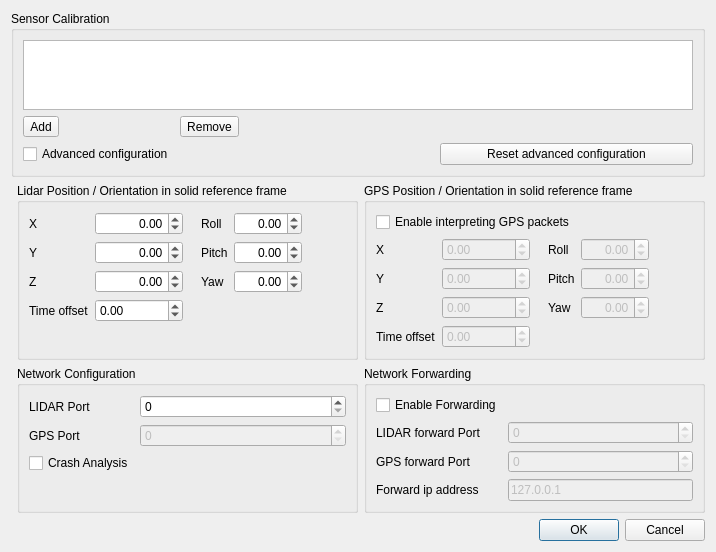
<?xml version="1.0" encoding="UTF-8"?>
<ui version="4.0">
 <class>vvCalibrationDialog</class>
 <widget class="QDialog" name="vvCalibrationDialog">
  <property name="geometry">
   <rect>
    <x>0</x>
    <y>0</y>
    <width>716</width>
    <height>523</height>
   </rect>
  </property>
  <property name="windowTitle">
   <string>Sensor Configuration</string>
  </property>
  <layout class="QGridLayout" name="gridLayout_2" columnstretch="0,0,0">
   <item row="2" column="1">
    <widget class="QGroupBox" name="LidarPositionOrientationGroup">
     <property name="title">
      <string>Lidar Position / Orientation in solid reference frame</string>
     </property>
     <layout class="QHBoxLayout" name="horizontalLayout">
      <item>
       <layout class="QFormLayout" name="RotationLayout">
        <item row="0" column="0">
         <widget class="QLabel" name="LidarXLabel">
          <property name="text">
           <string>X</string>
          </property>
         </widget>
        </item>
        <item row="0" column="1">
         <widget class="QDoubleSpinBox" name="LidarXSpinBox">
          <property name="alignment">
           <set>Qt::AlignRight|Qt::AlignTrailing|Qt::AlignVCenter</set>
          </property>
          <property name="minimum">
           <double>-100.000000000000000</double>
          </property>
          <property name="maximum">
           <double>100.000000000000000</double>
          </property>
         </widget>
        </item>
        <item row="1" column="0">
         <widget class="QLabel" name="LidarYLabel">
          <property name="text">
           <string>Y</string>
          </property>
         </widget>
        </item>
        <item row="1" column="1">
         <widget class="QDoubleSpinBox" name="LidarYSpinBox">
          <property name="alignment">
           <set>Qt::AlignRight|Qt::AlignTrailing|Qt::AlignVCenter</set>
          </property>
          <property name="minimum">
           <double>-100.000000000000000</double>
          </property>
          <property name="maximum">
           <double>100.000000000000000</double>
          </property>
         </widget>
        </item>
        <item row="2" column="0">
         <widget class="QLabel" name="LidarZLabel">
          <property name="text">
           <string>Z</string>
          </property>
         </widget>
        </item>
        <item row="2" column="1">
         <widget class="QDoubleSpinBox" name="LidarZSpinBox">
          <property name="alignment">
           <set>Qt::AlignRight|Qt::AlignTrailing|Qt::AlignVCenter</set>
          </property>
          <property name="minimum">
           <double>-100.000000000000000</double>
          </property>
          <property name="maximum">
           <double>100.000000000000000</double>
          </property>
         </widget>
        </item>
        <item row="3" column="0">
         <widget class="QLabel" name="lidarTimeOffsetLabel">
          <property name="text">
           <string>Time offset</string>
          </property>
         </widget>
        </item>
        <item row="3" column="1">
         <widget class="QDoubleSpinBox" name="lidarTimeOffsetSpinBox">
          <property name="minimum">
           <double>-1000000000.000000000000000</double>
          </property>
          <property name="maximum">
           <double>1000000000.000000000000000</double>
          </property>
         </widget>
        </item>
       </layout>
      </item>
      <item>
       <spacer name="horizontalSpacer_3">
        <property name="orientation">
         <enum>Qt::Horizontal</enum>
        </property>
        <property name="sizeType">
         <enum>QSizePolicy::Fixed</enum>
        </property>
        <property name="sizeHint" stdset="0">
         <size>
          <width>12</width>
          <height>20</height>
         </size>
        </property>
       </spacer>
      </item>
      <item>
       <layout class="QFormLayout" name="OriginLayout">
        <property name="fieldGrowthPolicy">
         <enum>QFormLayout::AllNonFixedFieldsGrow</enum>
        </property>
        <item row="2" column="0">
         <widget class="QLabel" name="LidarPitchLabel">
          <property name="text">
           <string>Pitch</string>
          </property>
         </widget>
        </item>
        <item row="2" column="1">
         <widget class="QDoubleSpinBox" name="LidarPitchSpinBox">
          <property name="alignment">
           <set>Qt::AlignRight|Qt::AlignTrailing|Qt::AlignVCenter</set>
          </property>
          <property name="minimum">
           <double>-90.000000000000000</double>
          </property>
          <property name="maximum">
           <double>90.000000000000000</double>
          </property>
         </widget>
        </item>
        <item row="4" column="0">
         <widget class="QLabel" name="LidarYawLabel">
          <property name="text">
           <string>Yaw</string>
          </property>
         </widget>
        </item>
        <item row="4" column="1">
         <widget class="QDoubleSpinBox" name="LidarYawSpinBox">
          <property name="alignment">
           <set>Qt::AlignRight|Qt::AlignTrailing|Qt::AlignVCenter</set>
          </property>
          <property name="minimum">
           <double>-360.000000000000000</double>
          </property>
          <property name="maximum">
           <double>360.000000000000000</double>
          </property>
         </widget>
        </item>
        <item row="1" column="0">
         <widget class="QLabel" name="LidarRollLabel">
          <property name="text">
           <string>Roll</string>
          </property>
         </widget>
        </item>
        <item row="1" column="1">
         <widget class="QDoubleSpinBox" name="LidarRollSpinBox">
          <property name="alignment">
           <set>Qt::AlignRight|Qt::AlignTrailing|Qt::AlignVCenter</set>
          </property>
          <property name="minimum">
           <double>-180.000000000000000</double>
          </property>
          <property name="maximum">
           <double>180.000000000000000</double>
          </property>
         </widget>
        </item>
       </layout>
      </item>
      <item>
       <spacer name="horizontalSpacer_2">
        <property name="orientation">
         <enum>Qt::Horizontal</enum>
        </property>
        <property name="sizeHint" stdset="0">
         <size>
          <width>0</width>
          <height>20</height>
         </size>
        </property>
       </spacer>
      </item>
     </layout>
    </widget>
   </item>
   <item row="1" column="0" colspan="3">
    <widget class="QGroupBox" name="CalibrationGroup">
     <property name="title">
      <string>Sensor Calibration</string>
     </property>
     <layout class="QGridLayout" name="gridLayout">
      <item row="1" column="1">
       <widget class="QToolButton" name="RemoveButton">
        <property name="text">
         <string>Remove</string>
        </property>
        <property name="icon">
         <iconset theme="list-remove">
          <normaloff>.</normaloff>.</iconset>
        </property>
        <property name="toolButtonStyle">
         <enum>Qt::ToolButtonTextBesideIcon</enum>
        </property>
       </widget>
      </item>
      <item row="1" column="2">
       <spacer name="horizontalSpacer">
        <property name="orientation">
         <enum>Qt::Horizontal</enum>
        </property>
        <property name="sizeHint" stdset="0">
         <size>
          <width>224</width>
          <height>20</height>
         </size>
        </property>
       </spacer>
      </item>
      <item row="0" column="0" colspan="3">
       <widget class="QListWidget" name="ListWidget"/>
      </item>
      <item row="1" column="0">
       <widget class="QToolButton" name="AddButton">
        <property name="text">
         <string>Add</string>
        </property>
        <property name="icon">
         <iconset theme="list-add">
          <normaloff>.</normaloff>.</iconset>
        </property>
        <property name="toolButtonStyle">
         <enum>Qt::ToolButtonTextBesideIcon</enum>
        </property>
       </widget>
      </item>
      <item row="2" column="0">
       <widget class="QCheckBox" name="AdvancedConfiguration">
        <property name="text">
         <string>Advanced configuration</string>
        </property>
       </widget>
      </item>
      <item row="2" column="2">
       <widget class="QPushButton" name="ClearSettingsPushButton">
        <property name="toolTip">
         <string>Reset the advanced configuration by default</string>
        </property>
        <property name="text">
         <string>Reset advanced configuration</string>
        </property>
       </widget>
      </item>
      <item row="2" column="1">
       <spacer name="horizontalSpacer_5">
        <property name="orientation">
         <enum>Qt::Horizontal</enum>
        </property>
        <property name="sizeHint" stdset="0">
         <size>
          <width>220</width>
          <height>20</height>
         </size>
        </property>
       </spacer>
      </item>
     </layout>
    </widget>
   </item>
   <item row="4" column="2">
    <widget class="QGroupBox" name="NetworkForwardingGroup">
     <property name="title">
      <string>Network Forwarding</string>
     </property>
     <layout class="QFormLayout">
      <property name="fieldGrowthPolicy">
       <enum>QFormLayout::AllNonFixedFieldsGrow</enum>
      </property>
      <item row="2" column="0">
       <widget class="QLabel" name="GPSForwardingPortLabel">
        <property name="text">
         <string>GPS forward Port</string>
        </property>
       </widget>
      </item>
      <item row="2" column="1">
       <widget class="QSpinBox" name="GPSForwardingPortSpinBox">
        <property name="enabled">
         <bool>false</bool>
        </property>
        <property name="maximum">
         <number>65535</number>
        </property>
       </widget>
      </item>
      <item row="1" column="1">
       <widget class="QSpinBox" name="LidarForwardingPortSpinBox">
        <property name="enabled">
         <bool>false</bool>
        </property>
        <property name="maximum">
         <number>65535</number>
        </property>
       </widget>
      </item>
      <item row="1" column="0">
       <widget class="QLabel" name="LidarForwardingPortLabel">
        <property name="text">
         <string>LIDAR forward Port</string>
        </property>
       </widget>
      </item>
      <item row="0" column="0">
       <widget class="QCheckBox" name="EnableForwardingCheckBox">
        <property name="text">
         <string>Enable Forwarding</string>
        </property>
       </widget>
      </item>
      <item row="3" column="0">
       <widget class="QLabel" name="label">
        <property name="text">
         <string>Forward ip address</string>
        </property>
       </widget>
      </item>
      <item row="3" column="1">
       <widget class="QLineEdit" name="ipAddresslineEdit">
        <property name="enabled">
         <bool>false</bool>
        </property>
        <property name="text">
         <string>127.0.0.1</string>
        </property>
        <property name="maxLength">
         <number>15</number>
        </property>
       </widget>
      </item>
     </layout>
    </widget>
   </item>
   <item row="4" column="1">
    <widget class="QGroupBox" name="NetworkGroup">
     <property name="title">
      <string>Network Configuration</string>
     </property>
     <layout class="QFormLayout">
      <property name="fieldGrowthPolicy">
       <enum>QFormLayout::AllNonFixedFieldsGrow</enum>
      </property>
      <item row="0" column="0">
       <widget class="QLabel" name="LidarPortLabel">
        <property name="text">
         <string>LIDAR Port</string>
        </property>
       </widget>
      </item>
      <item row="0" column="1">
       <widget class="QSpinBox" name="LidarPortSpinBox">
        <property name="maximum">
         <number>65535</number>
        </property>
       </widget>
      </item>
      <item row="1" column="0">
       <widget class="QLabel" name="GPSPortLabel_2">
        <property name="text">
         <string>GPS Port</string>
        </property>
       </widget>
      </item>
      <item row="1" column="1">
       <widget class="QSpinBox" name="GPSPortSpinBox">
        <property name="maximum">
         <number>65535</number>
        </property>
        <property name="enabled">
         <bool>false</bool>
        </property>
       </widget>
      </item>
      <item row="2" column="0">
       <widget class="QCheckBox" name="CrashAnalysisCheckBox">
        <property name="enabled">
         <bool>true</bool>
        </property>
        <property name="text">
         <string>Crash Analysis</string>
        </property>
       </widget>
      </item>
     </layout>
    </widget>
   </item>
   <item row="2" column="2">
    <widget class="QGroupBox" name="GPSPositionOrientationGroup">
     <property name="title">
      <string>GPS Position / Orientation in solid reference frame</string>
     </property>
     <property name="flat">
      <bool>false</bool>
     </property>
     <layout class="QVBoxLayout" name="verticalLayout_2">
     <item row="0">
      <widget class="QCheckBox" name="EnableInterpretGPSPackets">
       <property name="enabled">
        <bool>true</bool>
       </property>
       <property name="text">
        <string>Enable interpreting GPS packets</string>
       </property>
      </widget>
     </item>
     <item>
     <layout class="QHBoxLayout" name="horizontalLayout_2">
      <item>
       <layout class="QFormLayout" name="formLayout_4">
        <item row="0" column="0">
         <widget class="QLabel" name="GpsXLabel">
          <property name="text">
           <string>X</string>
          </property>
         </widget>
        </item>
        <item row="0" column="1">
         <widget class="QDoubleSpinBox" name="GpsXSpinBox">
          <property name="minimum">
           <double>-100.000000000000000</double>
          </property>
          <property name="maximum">
           <double>100.000000000000000</double>
          </property>
          <property name="enabled">
           <bool>false</bool>
          </property>
         </widget>
        </item>
        <item row="1" column="0">
         <widget class="QLabel" name="GpsYLabel">
          <property name="text">
           <string>Y</string>
          </property>
         </widget>
        </item>
        <item row="1" column="1">
         <widget class="QDoubleSpinBox" name="GpsYSpinBox">
          <property name="minimum">
           <double>-100.000000000000000</double>
          </property>
          <property name="maximum">
           <double>100.000000000000000</double>
          </property>
          <property name="enabled">
           <bool>false</bool>
          </property>
         </widget>
        </item>
        <item row="2" column="0">
         <widget class="QLabel" name="GpsZLabel">
          <property name="text">
           <string>Z</string>
          </property>
         </widget>
        </item>
        <item row="2" column="1">
         <widget class="QDoubleSpinBox" name="GpsZSpinBox">
          <property name="minimum">
           <double>-100.000000000000000</double>
          </property>
          <property name="maximum">
           <double>100.000000000000000</double>
          </property>
          <property name="enabled">
           <bool>false</bool>
          </property>
         </widget>
        </item>
        <item row="3" column="0">
         <widget class="QLabel" name="gpsTimeOffsetLabel">
          <property name="text">
           <string>Time offset</string>
          </property>
         </widget>
        </item>
        <item row="3" column="1">
         <widget class="QDoubleSpinBox" name="gpsTimeOffsetSpinBox">
          <property name="minimum">
           <double>-1000000000.000000000000000</double>
          </property>
          <property name="maximum">
           <double>1000000000.000000000000000</double>
          </property>
          <property name="enabled">
           <bool>false</bool>
          </property>
         </widget>
        </item>
       </layout>
      </item>
      <item>
       <spacer name="horizontalSpacer_6">
        <property name="orientation">
         <enum>Qt::Horizontal</enum>
        </property>
        <property name="sizeType">
         <enum>QSizePolicy::Fixed</enum>
        </property>
        <property name="sizeHint" stdset="0">
         <size>
          <width>12</width>
          <height>20</height>
         </size>
        </property>
       </spacer>
      </item>
      <item>
       <layout class="QFormLayout">
        <property name="fieldGrowthPolicy">
         <enum>QFormLayout::AllNonFixedFieldsGrow</enum>
        </property>
        <item row="1" column="0">
         <widget class="QLabel" name="GpsRollLabel">
          <property name="text">
           <string>Roll</string>
          </property>
         </widget>
        </item>
        <item row="1" column="1">
         <widget class="QDoubleSpinBox" name="GpsRollSpinBox">
          <property name="alignment">
           <set>Qt::AlignRight|Qt::AlignTrailing|Qt::AlignVCenter</set>
          </property>
          <property name="minimum">
           <double>-180.000000000000000</double>
          </property>
          <property name="maximum">
           <double>180.000000000000000</double>
          </property>
          <property name="enabled">
           <bool>false</bool>
          </property>
         </widget>
        </item>
        <item row="2" column="0">
         <widget class="QLabel" name="GpsPitchLabel">
          <property name="text">
           <string>Pitch</string>
          </property>
         </widget>
        </item>
        <item row="2" column="1">
         <widget class="QDoubleSpinBox" name="GpsPitchSpinBox">
          <property name="alignment">
           <set>Qt::AlignRight|Qt::AlignTrailing|Qt::AlignVCenter</set>
          </property>
          <property name="minimum">
           <double>-90.000000000000000</double>
          </property>
          <property name="maximum">
           <double>90.000000000000000</double>
          </property>
          <property name="enabled">
           <bool>false</bool>
          </property>
         </widget>
        </item>
        <item row="4" column="0">
         <widget class="QLabel" name="GpsYawLabel">
          <property name="text">
           <string>Yaw</string>
          </property>
         </widget>
        </item>
        <item row="4" column="1">
         <widget class="QDoubleSpinBox" name="GpsYawSpinBox">
          <property name="alignment">
           <set>Qt::AlignRight|Qt::AlignTrailing|Qt::AlignVCenter</set>
          </property>
          <property name="minimum">
           <double>-360.000000000000000</double>
          </property>
          <property name="maximum">
           <double>360.000000000000000</double>
          </property>
          <property name="enabled">
           <bool>false</bool>
          </property>
         </widget>
        </item>
       </layout>
      </item>
      <item>
       <spacer name="horizontalSpacer_4">
        <property name="orientation">
         <enum>Qt::Horizontal</enum>
        </property>
        <property name="sizeHint" stdset="0">
         <size>
          <width>20</width>
          <height>20</height>
         </size>
        </property>
       </spacer>
      </item>
     </layout>
     </item>
     </layout>
    </widget>
   </item>
   <item row="6" column="0" colspan="3">
    <widget class="QDialogButtonBox" name="ButtonBox">
     <property name="orientation">
      <enum>Qt::Horizontal</enum>
     </property>
     <property name="standardButtons">
      <set>QDialogButtonBox::Cancel|QDialogButtonBox::Ok</set>
     </property>
    </widget>
   </item>
  </layout>
 </widget>
 <resources/>
 <connections>
  <connection>
   <sender>ButtonBox</sender>
   <signal>accepted()</signal>
   <receiver>vvCalibrationDialog</receiver>
   <slot>accept()</slot>
   <hints>
    <hint type="sourcelabel">
     <x>248</x>
     <y>254</y>
    </hint>
    <hint type="destinationlabel">
     <x>157</x>
     <y>274</y>
    </hint>
   </hints>
  </connection>
  <connection>
   <sender>ButtonBox</sender>
   <signal>rejected()</signal>
   <receiver>vvCalibrationDialog</receiver>
   <slot>reject()</slot>
   <hints>
    <hint type="sourcelabel">
     <x>316</x>
     <y>260</y>
    </hint>
    <hint type="destinationlabel">
     <x>286</x>
     <y>274</y>
    </hint>
   </hints>
  </connection>
 </connections>
</ui>
